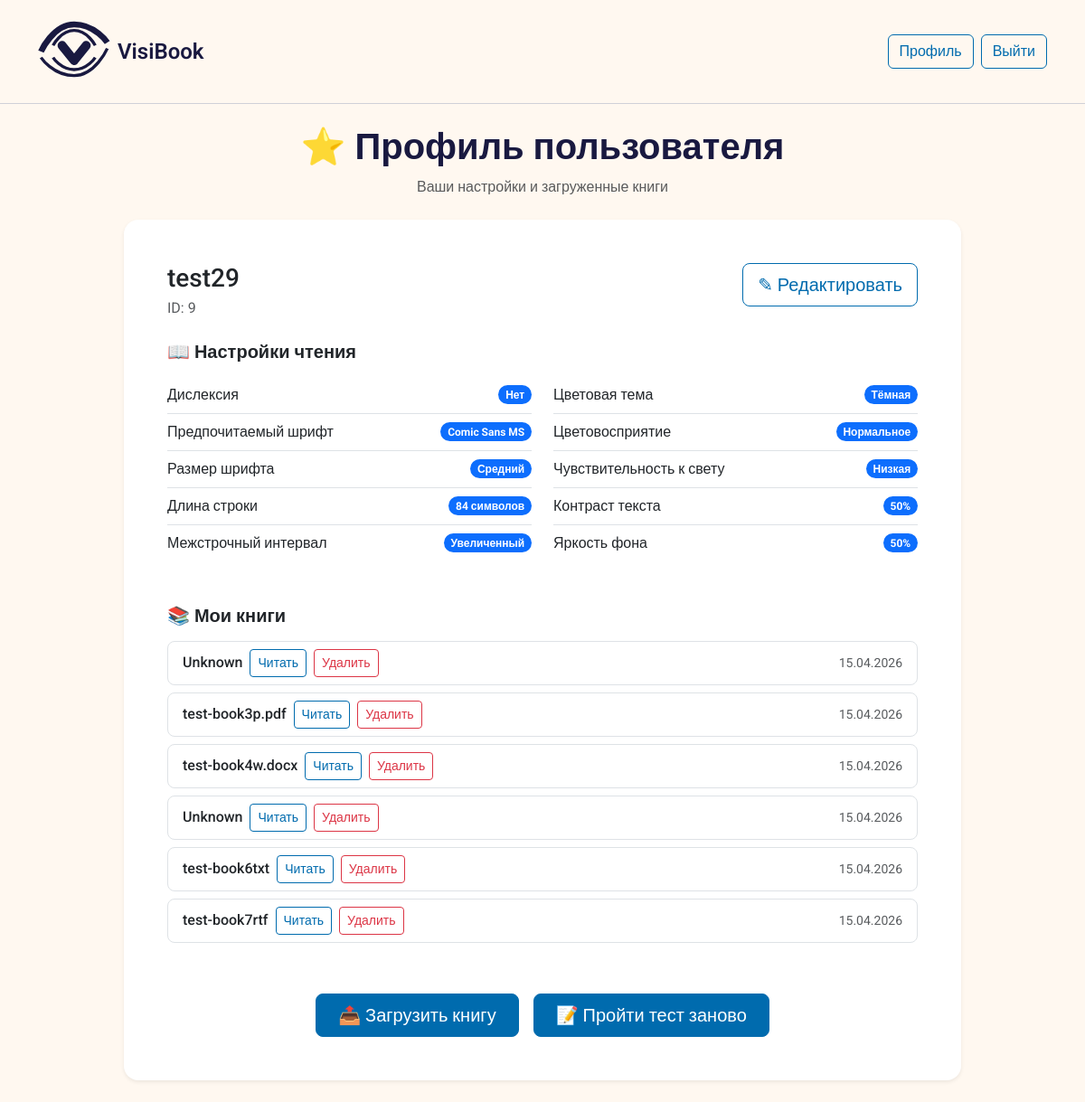
/profile/9 (signed in), run on the app's committed database.
### app.py (models this page shows, shortened)
class User(db.Model):
    id = db.Column(db.Integer, primary_key=True)
    username = db.Column(db.String(80), unique=True, nullable=False, default='user1')
    password_hash = db.Column(db.String(200))
    contrast = db.Column(db.String(20))       # 'high', 'medium', 'low'
    color_vision = db.Column(db.String(20))   # 'normal', 'deutan', 'protan', 'tritan'
    font_pref = db.Column(db.String(20))      # 'small', 'medium', 'large'
    theme_pref = db.Column(db.String(20))     # 'light', 'dark', 'sepia', 'high_contrast'
    line_height = db.Column(db.String(20), default='normal')      # 'normal' или 'large'
    color_blindness_type = db.Column(db.String(20), default='none')   # 'none', 'protanopia', 'deuteranopia', 'tritanopia'
    has_dyslexia = db.Column(db.Boolean, default=False)
    light_sensitivity_level = db.Column(db.String(20), default='low')   # 'low', 'medium', 'high'
    preferred_font = db.Column(db.String(50), default='Roboto')
    contrast_sensitivity = db.Column(db.Integer, default=50)
    brightness_preference = db.Column(db.Integer, default=50)
    preferred_line_width_ch = db.Column(db.Integer, default=66)
    created_at = db.Column(db.DateTime, default=datetime.utcnow)

class Book(db.Model):
    id = db.Column(db.Integer, primary_key=True)
    user_id = db.Column(db.Integer, db.ForeignKey('user.id'), nullable=False)
    filename = db.Column(db.String(200), nullable=False)
    file_path = db.Column(db.String(300), nullable=False)
    extracted_html_path = db.Column(db.String(300))  # путь к сгенерированному HTML
    title = db.Column(db.String(200))  # будет извлечено из метаданных
    uploaded_at = db.Column(db.DateTime, default=datetime.utcnow)
    user = db.relationship('User', backref=db.backref('books', lazy=True))

### app.py (the view)
@app.route('/profile/<int:user_id>')
def profile(user_id):
    if 'user_id' not in session:
        return redirect(url_for('login'))
    if session['user_id'] != user_id:
        return "Доступ запрещён", 403
    user = User.query.get_or_404(user_id)
    return render_template('profile.html', user=user)

### app.py (called while the page is built)
@app.context_processor
def inject_user():
    return dict(session=session)

### templates/profile.html
{% extends "base.html" %}
{% block content %}
<div class="row justify-content-center">
    <div class="col-lg-10">
        <div class="text-center mb-4">
            <h1 class="fw-semibold">⭐ Профиль пользователя</h1>
            <p class="text-muted">Ваши настройки и загруженные книги</p>
        </div>
        <div class="card border-0 shadow-sm rounded-4 mb-4">
            <div class="card-body p-4 p-md-5">
                <div class="d-flex flex-wrap justify-content-between align-items-start mb-3">
                    <div>
                        <h5 class="card-title mb-1 fs-3">{{ user.username }}</h5>
                        <p class="text-muted mb-0">ID: {{ user.id }}</p>
                    </div>
                    <div class="mt-2 mt-sm-0">
                        <a href="{{ url_for('edit_profile') }}" class="btn btn-outline-primary btn-lg">✎ Редактировать</a>
                    </div>
                </div>
                <h6 class="mt-4 mb-3 fs-5 fw-semibold">📖 Настройки чтения</h6>
                <div class="row g-4">
                    <div class="col-md-6">
                        <ul class="list-group list-group-flush bg-transparent">
                            <li class="list-group-item d-flex justify-content-between align-items-center px-0">
                                Дислексия
                                <span class="badge bg-primary rounded-pill">{{ 'Да' if user.has_dyslexia else 'Нет' }}</span>
                            </li>
                            <li class="list-group-item d-flex justify-content-between align-items-center px-0">
                                Предпочитаемый шрифт
                                <span class="badge bg-primary rounded-pill">{{ user.preferred_font or 'Roboto' }}</span>
                            </li>
                            <li class="list-group-item d-flex justify-content-between align-items-center px-0">
                                Размер шрифта
                                <span class="badge bg-primary rounded-pill">
                                    {% if user.font_pref == 'small' %}Мелкий
                                    {% elif user.font_pref == 'medium' %}Средний
                                    {% elif user.font_pref == 'large' %}Крупный
                                    {% else %}Не указан{% endif %}
                                </span>
                            </li>
                            <li class="list-group-item d-flex justify-content-between align-items-center px-0">
                                Длина строки
                                <span class="badge bg-primary rounded-pill">{{ user.preferred_line_width_ch or 66 }} символов</span>
                            </li>
                            <li class="list-group-item d-flex justify-content-between align-items-center px-0">
                                Межстрочный интервал
                                <span class="badge bg-primary rounded-pill">
                                    {% if user.line_height == 'large' %}Увеличенный
                                    {% else %}Обычный{% endif %}
                                </span>
                            </li>
                        </ul>
                    </div>
                    <div class="col-md-6">
                        <ul class="list-group list-group-flush bg-transparent">
                            <li class="list-group-item d-flex justify-content-between align-items-center px-0">
                                Цветовая тема
                                <span class="badge bg-primary rounded-pill">
                                    {% if user.theme_pref == 'normal' %}Обычная
                                    {% elif user.theme_pref == 'high' %}Высокий контраст
                                    {% elif user.theme_pref == 'dark' %}Тёмная
                                    {% elif user.theme_pref == 'sepia' %}Сепия
                                    {% else %}Не указана{% endif %}
                                </span>
                            </li>
                            <li class="list-group-item d-flex justify-content-between align-items-center px-0">
                                Цветовосприятие
                                <span class="badge bg-primary rounded-pill">
                                    {% if user.color_vision == 'normal' %}Нормальное
                                    {% elif user.color_vision == 'deutan' %}Дейтеранопия
                                    {% elif user.color_vision == 'protan' %}Протанопия
                                    {% elif user.color_vision == 'tritan' %}Тританопия
                                    {% else %}Не указано{% endif %}
                                </span>
                            </li>
                            <li class="list-group-item d-flex justify-content-between align-items-center px-0">
                                Чувствительность к свету
                                <span class="badge bg-primary rounded-pill">
                                    {% if user.light_sensitivity_level == 'low' %}Низкая
                                    {% elif user.light_sensitivity_level == 'medium' %}Средняя
                                    {% elif user.light_sensitivity_level == 'high' %}Высокая
                                    {% else %}Не указана{% endif %}
                                </span>
                            </li>
                            <li class="list-group-item d-flex justify-content-between align-items-center px-0">
                                Контраст текста
                                <span class="badge bg-primary rounded-pill">{{ user.contrast_sensitivity or 50 }}%</span>
                            </li>
                            <li class="list-group-item d-flex justify-content-between align-items-center px-0">
                                Яркость фона
                                <span class="badge bg-primary rounded-pill">{{ user.brightness_preference or 50 }}%</span>
                            </li>
                        </ul>
                    </div>
                </div>
                <h6 class="mt-5 mb-3 fs-5 fw-semibold">📚 Мои книги</h6>
                {% if user.books %}
                <div class="list-group">
                    {% for book in user.books %}
                    <div class="list-group-item d-flex flex-wrap justify-content-between align-items-center rounded-3 mb-2 border">
                        <div class="d-flex flex-wrap align-items-center gap-2">
                            <span class="fw-medium">{{ book.title }}</span>
                            {% if book.extracted_html_path %}
                                <a href="/read/{{ book.id }}" class="btn btn-sm btn-outline-primary">Читать</a>
                            {% else %}
                                <span class="badge bg-warning text-dark">HTML не готов</span>
                            {% endif %}
                            <form action="{{ url_for('delete_book', book_id=book.id) }}" method="POST" class="d-inline" onsubmit="return confirm('Удалить книгу? Это действие нельзя отменить.');">
                                <button type="submit" class="btn btn-sm btn-outline-danger">Удалить</button>
                            </form>
                        </div>
                        <span class="text-muted small">{{ book.uploaded_at.strftime('%d.%m.%Y') }}</span>
                    </div>
                    {% endfor %}
                </div>
                {% else %}
                <div class="alert alert-light text-center py-3 rounded-3">
                    <p class="mb-0">У вас пока нет загруженных книг.</p>
                </div>
                {% endif %}
                <div class="d-flex flex-wrap justify-content-center gap-3 mt-5">
                    <a href="/upload/{{ user.id }}" class="btn btn-primary btn-lg px-4">📤 Загрузить книгу</a>
                    <a href="/test" class="btn btn-primary btn-lg px-4">📝 Пройти тест заново</a>
                </div>
            </div>
        </div>
    </div>
</div>
{% endblock %}

### templates/base.html (shortened to what this page needs)
<!doctype html>
<html lang="ru">
<head>
    <link href="https://cdn.jsdelivr.net/npm/bootstrap@5.3.0/dist/css/bootstrap.min.css" rel="stylesheet">
    <link rel="stylesheet" href="https://cdn.jsdelivr.net/npm/bootstrap-icons@1.11.3/font/bootstrap-icons.min.css">
</head>
<body {% block body_attributes %}{% endblock %}>
    <nav class="navbar navbar-expand-lg mb-4">
        <div class="container">
            <a class="navbar-brand" href="/">
                <img src="{{ url_for('static', filename='logo/Logo_VisiBook.svg') }}" alt="VisiBook logo">
                VisiBook
            </a>
            <div class="collapse navbar-collapse" id="navbarNav">
                <ul class="navbar-nav ms-auto">
                    {% if session.user_id %}
                        <li class="nav-item">
                            <a class="btn btn-outline-primary ms-2"  href="/profile/{{ session.user_id }}">Профиль</a>
                        </li>
                        <li class="nav-item">
                            <a class="btn btn-outline-primary ms-2"  href="/logout">Выйти</a>
                        </li>
                    {% endif %}
                </ul>
            </div>
        </div>
    </nav>
    <div class="container mt-4">
        {% block content %}{% endblock %}
    </div>
</body>
</html>

### templates/base.html (style rules this page uses)
:root { --bg-light: #FFF8F0; --text-dark: #191940; --text-secondary: #4A4A6A; --accent: #006BAE; --accent-hover: #005A94; --border-light: #D0D0D8; --warning-bg: #681159; --warning-text: #FFFFFF; --btn-text: #FFFFFF; --btn-secondary-bg: #61BEE7; --btn-secondary-text: #191940; }
body { background-color: var(--bg-light); color: var(--text-dark); font-family: 'Roboto', sans-serif; transition: background-color 0.2s, color 0.2s; }
.navbar { background-color: var(--bg-light) !important; border-bottom: 1px solid var(--border-light); padding: 0.75rem 1rem; }
.navbar-brand { display: flex; align-items: center; gap: 0.5rem; font-weight: 600; font-size: 1.5rem; color: var(--text-dark) !important; text-decoration: none; }
.navbar-brand img { height: 80px; width: auto; }
.btn-primary { background-color: var(--accent); border-color: var(--accent); color: var(--btn-text); transition: background-color 0.2s, border-color 0.2s; }
.btn-outline-primary { border-color: var(--accent); color: var(--accent); }
.btn-outline-danger { border-color: #dc3545; color: #dc3545; }
.card { background-color: var(--bg-light); border: 1px solid var(--border-light); border-radius: 12px; box-shadow: 0 2px 8px rgba(0,0,0,0.03); }
a:not(.btn) { color: var(--accent); text-decoration: none; }
.card { background-color: #ffffff; border: none; box-shadow: 0 4px 12px rgba(0,0,0,0.05); }
* { scrollbar-width: auto; scrollbar-color: var(--accent, #006BAE) #f1f1f1; }

### data on the page
User: username "test29", id "9", has_dyslexia "Нет", preferred_font "Comic Sans MS", preferred_line_width_ch "84", contrast_sensitivity "50", brightness_preference "50"
Book: title "Unknown", uploaded_at "15.04.2026"
Book: title "test-book3p.pdf", uploaded_at "15.04.2026"
Book: title "test-book4w.docx", uploaded_at "15.04.2026"
Book: title "Unknown", uploaded_at "15.04.2026"
Book: title "test-book6txt", uploaded_at "15.04.2026"
Book: title "test-book7rtf", uploaded_at "15.04.2026"
